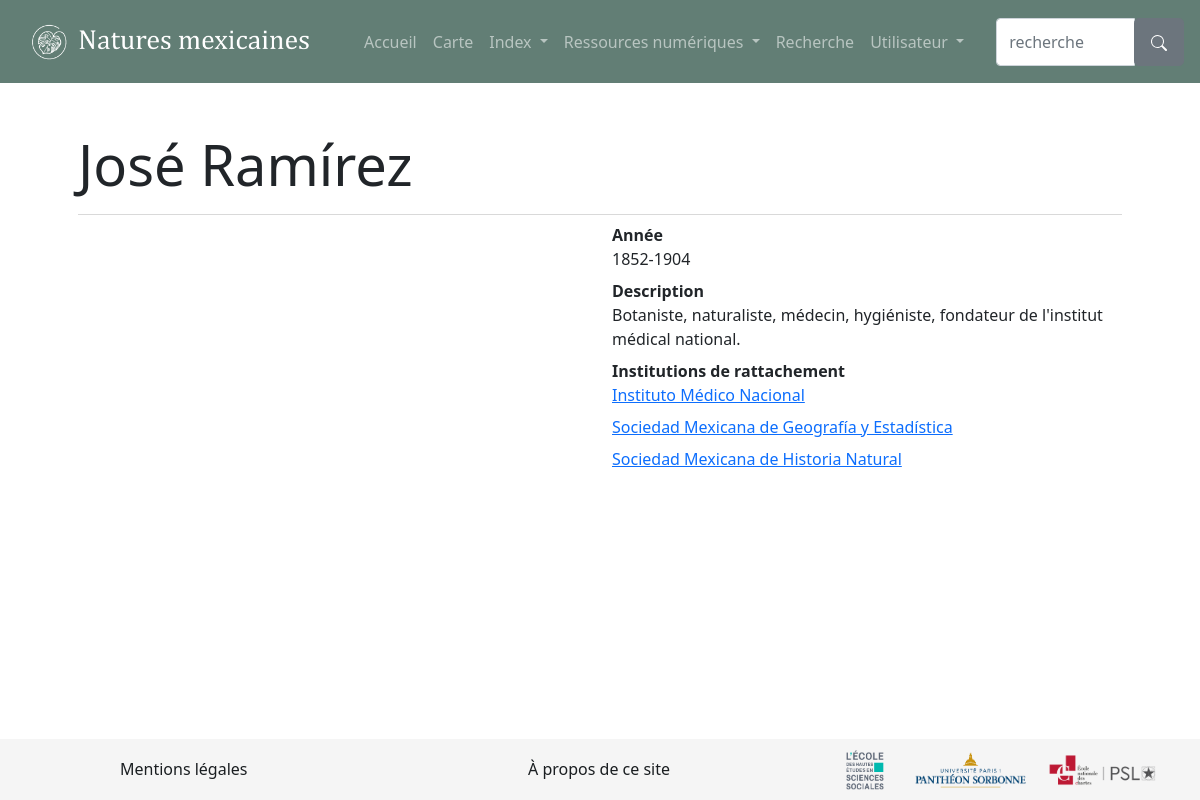
The page /persons/3 on the database its author committed.
### natures_mexicaines/modeles/entities.py (models this page shows)
class Person(db.Model):
    id = db.Column(db.Integer, unique=True, nullable=False, primary_key=True, autoincrement=True)
    name = db.Column(db.Text)
    birth = db.Column(db.Text)
    death = db.Column(db.Text)
    description = db.Column(db.Text)
    image = db.Column(db.Text)

class Group(db.Model):
    id = db.Column(db.Integer, unique=True, nullable=False, primary_key=True, autoincrement=True)
    name = db.Column(db.Text)
    creation = db.Column(db.Text)
    dissolution = db.Column(db.Text)
    objet_historique = db.Column(db.Boolean)
    description = db.Column(db.Text)
    image = db.Column(db.Text)

### natures_mexicaines/routes/generic.py (the view)
@app.route("/persons/<int:person_id>")
def person(person_id):
    person = Person.query.get_or_404(person_id)
    if person.image != 'None':
        image = person.image
    est_membre = Is_member.query.filter(Is_member.person_id == person_id).all()
    if est_membre:
        institutions = []
        for organisme in est_membre:
            if organisme.group_id is not None:
                institution_refers = organisme.group_id
                institutions += Group.query.filter(Group.id == institution_refers).all()
            else:
                institutions = "rien"
    else:
        institutions = "rien"
    return render_template("pages/person.html", name=name, person=person, image=image,
                           institutions=institutions)

### natures_mexicaines/templates/pages/person.html (shortened to what this page needs)
{% extends "partials/gabarit_entity.html" %}
{% block name %}
    {{person.name}}
{% endblock %}
{% block entity %}
<dl>
    <dt>Année</dt><dd>{{person.birth}}-{{person.death}}</dd>
    <dt>Description</dt><dd>{{person.description}}</dd>
    {% if institutions != "rien" %}
        <dt>Institutions de rattachement</dt>
        {% for institution in institutions %}
            <dd><a href="{{url_for('moral_person', moral_person_id=institution.id)}}">{{institution.name}}</a></dd>
        {% endfor %}
    {% endif %}
</dl>
{% endblock %}

### rows shown on the page
Person: name "José Ramírez", birth "1852", death "1904", description "Botaniste, naturaliste, médecin, hygiéniste, fondateur de l'institut médical national."
Group: name "Instituto Médico Nacional"
Group: name "Sociedad Mexicana de Geografía y Estadística"
Group: name "Sociedad Mexicana de Historia Natural"
